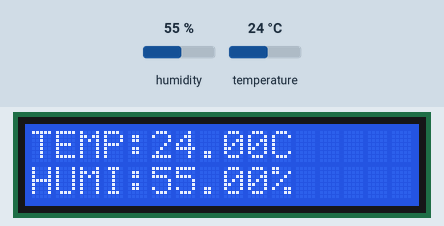
A sketch run on a simulated Arduino Uno, built with avr-gcc and run on an emulated ATmega328P. On the bench: 16×2 character LCD. Inputs (shaded band) come from the test bench; at power-on: humidity 55 %, temperature 24 °C.

Above: at 1.1 s.
2.3 s: humidity set to 22 %
At 3.5 s:
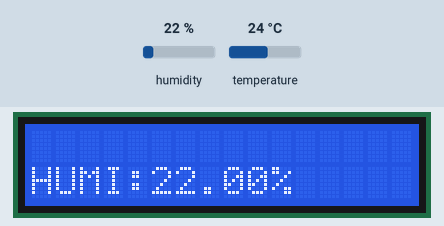
5.6 s: temperature set to 12 °C
At 7.0 s:
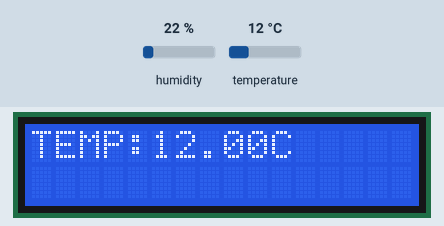
8.7 s: humidity set to 40 %
At 10.1 s:
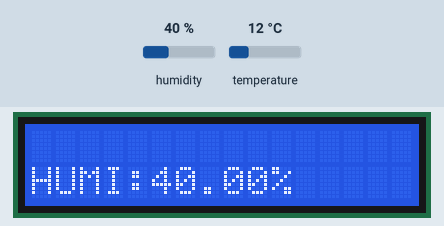
11.8 s: temperature set to 19 °C
At 13.0 s:
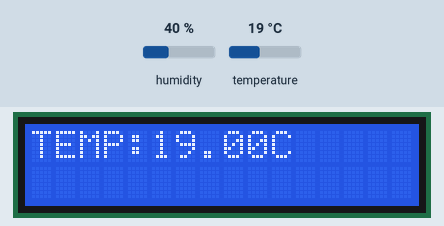
Timing chart, 0 to 14.8 s (numbered marks = the images above; inputs shaded):
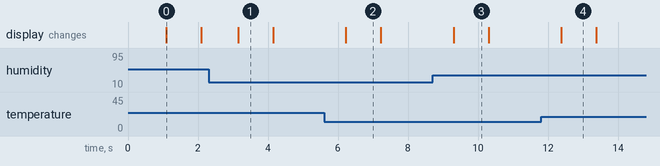

Measured:
- after the input at 2.3 s, the display: changes after 0.85 s (image 1)
- after the input at 5.6 s, the display: changes after 0.62 s (image 2)
- after the input at 8.7 s, the display: changes after 0.60 s (image 3)
- after the input at 11.8 s, the display: changes after 0.58 s (image 4)
- what the display in image 0 shows lasts 1.0 s, from 1.1 s to 2.1 s

The sketch:

weatherboard.ino
```cpp
#include <LiquidCrystal.h>
#include <dht.h>
#include <string.h>

LiquidCrystal lcd(12, 11, 5, 4, 3, 2);
dht DHT;
double humidity;
double temp;

void setup() {
	// Initialize the lines and columns of display will be used.
    lcd.begin(16, 2);

	 lcd.print("    Welcome!"); // Extra spacing added for alignment purpose.

	// Wait for one second
	 delay(1000);

	//Clear the display for displaying the data.
	 lcd.clear();
}

void loop() {
	// Fetching data from the sensor.
    DHT.read11(A0);

  // If the temperature passed has been changed, then update.
  // This will minimize the refersh frequency result in a minimal power comsumption.
  if (temp != DHT.temperature){
    temp = DHT.temperature;
    lcd.setCursor(0, 0);
    lcd.print("TEMP:");
  	lcd.print(temp);
    lcd.print("C");
  }
  else {
    // Do nothing
  }

  if (humidity != DHT.humidity){
    humidity = DHT.humidity;
    lcd.setCursor(0, 1);
    lcd.print("HUMI:");
    lcd.print(humidity);
    lcd.print("%");
  }

  else {
    // Do nothing
  }


	// Wait for a second.
    delay(1000);
    lcd.clear();
}
```
